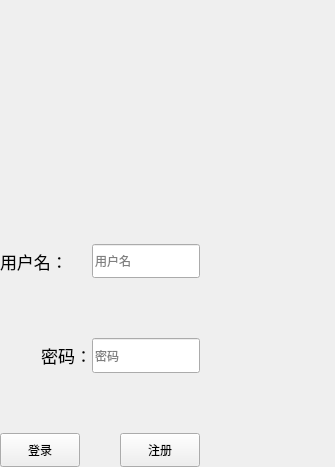
<?xml version="1.0" encoding="UTF-8"?>
<ui version="4.0">
 <class>login</class>
 <widget class="QWidget" name="login">
  <property name="enabled">
   <bool>true</bool>
  </property>
  <property name="geometry">
   <rect>
    <x>0</x>
    <y>0</y>
    <width>335</width>
    <height>467</height>
   </rect>
  </property>
  <property name="sizePolicy">
   <sizepolicy hsizetype="Fixed" vsizetype="Fixed">
    <horstretch>0</horstretch>
    <verstretch>0</verstretch>
   </sizepolicy>
  </property>
  <property name="windowTitle">
   <string>登录</string>
  </property>
  <property name="layoutDirection">
   <enum>Qt::LeftToRight</enum>
  </property>
  <property name="styleSheet">
   <string notr="true">background-image: url(:/Image/background.jpg);</string>
  </property>
  <widget class="QWidget" name="" native="true">
   <property name="geometry">
    <rect>
     <x>0</x>
     <y>0</y>
     <width>335</width>
     <height>467</height>
    </rect>
   </property>
   <property name="maximumSize">
    <size>
     <width>335</width>
     <height>467</height>
    </size>
   </property>
   <property name="layoutDirection">
    <enum>Qt::LeftToRight</enum>
   </property>
   <layout class="QVBoxLayout" name="verticalLayout_4">
    <property name="spacing">
     <number>20</number>
    </property>
    <item>
     <layout class="QVBoxLayout" name="verticalLayout_3">
      <item>
       <widget class="QLabel" name="login_gif">
        <property name="sizePolicy">
         <sizepolicy hsizetype="Expanding" vsizetype="Expanding">
          <horstretch>0</horstretch>
          <verstretch>0</verstretch>
         </sizepolicy>
        </property>
        <property name="text">
         <string/>
        </property>
        <property name="pixmap">
         <pixmap resource="Rail/rail.qrc">:/Image/login2.gif</pixmap>
        </property>
       </widget>
      </item>
      <item>
       <spacer name="verticalSpacer_3">
        <property name="orientation">
         <enum>Qt::Vertical</enum>
        </property>
        <property name="sizeType">
         <enum>QSizePolicy::Expanding</enum>
        </property>
        <property name="sizeHint" stdset="0">
         <size>
          <width>20</width>
          <height>20</height>
         </size>
        </property>
       </spacer>
      </item>
     </layout>
    </item>
    <item>
     <layout class="QHBoxLayout" name="horizontalLayout_4">
      <item>
       <layout class="QVBoxLayout" name="verticalLayout">
        <item>
         <layout class="QHBoxLayout" name="horizontalLayout">
          <property name="spacing">
           <number>0</number>
          </property>
          <property name="sizeConstraint">
           <enum>QLayout::SetNoConstraint</enum>
          </property>
          <property name="rightMargin">
           <number>0</number>
          </property>
          <item>
           <widget class="QLabel" name="label_user">
            <property name="sizePolicy">
             <sizepolicy hsizetype="Expanding" vsizetype="Expanding">
              <horstretch>0</horstretch>
              <verstretch>0</verstretch>
             </sizepolicy>
            </property>
            <property name="font">
             <font>
              <pointsize>13</pointsize>
             </font>
            </property>
            <property name="text">
             <string>用户名：</string>
            </property>
           </widget>
          </item>
          <item>
           <widget class="QLineEdit" name="lineEdit_user">
            <property name="sizePolicy">
             <sizepolicy hsizetype="Expanding" vsizetype="Expanding">
              <horstretch>0</horstretch>
              <verstretch>0</verstretch>
             </sizepolicy>
            </property>
            <property name="placeholderText">
             <string>用户名</string>
            </property>
           </widget>
          </item>
         </layout>
        </item>
        <item>
         <spacer name="verticalSpacer">
          <property name="orientation">
           <enum>Qt::Vertical</enum>
          </property>
          <property name="sizeHint" stdset="0">
           <size>
            <width>20</width>
            <height>40</height>
           </size>
          </property>
         </spacer>
        </item>
        <item>
         <layout class="QHBoxLayout" name="horizontalLayout_2">
          <property name="spacing">
           <number>0</number>
          </property>
          <item>
           <widget class="QLabel" name="label_pswd">
            <property name="sizePolicy">
             <sizepolicy hsizetype="Expanding" vsizetype="Expanding">
              <horstretch>0</horstretch>
              <verstretch>0</verstretch>
             </sizepolicy>
            </property>
            <property name="font">
             <font>
              <pointsize>13</pointsize>
             </font>
            </property>
            <property name="text">
             <string>密码：</string>
            </property>
            <property name="alignment">
             <set>Qt::AlignRight|Qt::AlignTrailing|Qt::AlignVCenter</set>
            </property>
           </widget>
          </item>
          <item>
           <widget class="QLineEdit" name="lineEdit_pswd">
            <property name="sizePolicy">
             <sizepolicy hsizetype="Expanding" vsizetype="Expanding">
              <horstretch>0</horstretch>
              <verstretch>0</verstretch>
             </sizepolicy>
            </property>
            <property name="echoMode">
             <enum>QLineEdit::Password</enum>
            </property>
            <property name="placeholderText">
             <string>密码</string>
            </property>
           </widget>
          </item>
         </layout>
        </item>
        <item>
         <spacer name="verticalSpacer_2">
          <property name="orientation">
           <enum>Qt::Vertical</enum>
          </property>
          <property name="sizeHint" stdset="0">
           <size>
            <width>20</width>
            <height>40</height>
           </size>
          </property>
         </spacer>
        </item>
        <item>
         <layout class="QHBoxLayout" name="horizontalLayout_3">
          <property name="spacing">
           <number>0</number>
          </property>
          <item>
           <widget class="QPushButton" name="pushButton_login">
            <property name="sizePolicy">
             <sizepolicy hsizetype="Expanding" vsizetype="Expanding">
              <horstretch>0</horstretch>
              <verstretch>0</verstretch>
             </sizepolicy>
            </property>
            <property name="text">
             <string>登录</string>
            </property>
           </widget>
          </item>
          <item>
           <spacer name="horizontalSpacer_3">
            <property name="orientation">
             <enum>Qt::Horizontal</enum>
            </property>
            <property name="sizeHint" stdset="0">
             <size>
              <width>40</width>
              <height>20</height>
             </size>
            </property>
           </spacer>
          </item>
          <item>
           <widget class="QPushButton" name="pushButton_register">
            <property name="sizePolicy">
             <sizepolicy hsizetype="Expanding" vsizetype="Expanding">
              <horstretch>0</horstretch>
              <verstretch>0</verstretch>
             </sizepolicy>
            </property>
            <property name="text">
             <string>注册</string>
            </property>
           </widget>
          </item>
         </layout>
        </item>
       </layout>
      </item>
      <item>
       <spacer name="horizontalSpacer_2">
        <property name="orientation">
         <enum>Qt::Horizontal</enum>
        </property>
        <property name="sizeHint" stdset="0">
         <size>
          <width>40</width>
          <height>20</height>
         </size>
        </property>
       </spacer>
      </item>
     </layout>
    </item>
   </layout>
  </widget>
 </widget>
 <resources>
  <include location="Rail/rail.qrc"/>
 </resources>
 <connections/>
</ui>
